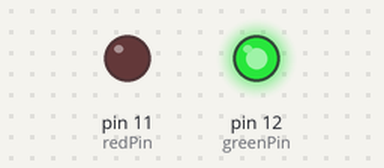
A sketch run on a simulated Arduino Uno, built with avr-gcc and run on an emulated ATmega328P. Parts: output pins drawn as LEDs (lit = HIGH). What the sketch prints to the serial monitor is not drawn.

Above: at 0.1 s.
Timing chart, 0 to 1.6 s (numbered marks = the images above):
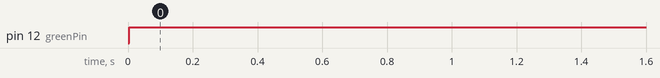

The sketch:

lesson_9.ino
```cpp
// Ohm law: V=I*R (V - voltage in volts, R - resistance in Ohms, I - current in Amps)
// On the arduino uno you can do analog writes on pins: 3,5,6,9,10,11.
// Voltage equation calculation: V * 51, where 0 is 0V and 255 is 5V.
// Source: https://www.youtube.com/watch?v=J7t338s6l1I&index=9&list=PLGs0VKk2DiYx6CMdOQR_hmJ2NbB4mZQn-

const float baudSpeed = 115200;
const int redPin = 11;
const int greenPin = 12;
const int sleepTime = 50;
const int voltToAnalog = 51;

const String tutorialName = "Lesson #9: Ohm's Law and Potentiometers with Arduino.";
const String redOn = "Red LED is on";
const String redOff = "Red LED is off";
const String greenOn = "Green LED is on";
const String greenOff = "Green LED is off";

void setup() {
  // put your setup code here, to run once:
  boardSetup(baudSpeed, tutorialName, redPin, greenPin);
}

void loop() {
  // put your main code here, to run repeatedly:
  digitalWrite(greenPin, HIGH);
}

// Setup Arduino board: set pins and serial baud speed
void boardSetup(float baudSpeed, String tutorialName, int redPin, int greenPin){

  Serial.begin(baudSpeed);
  Serial.println(tutorialName);
  pinMode(redPin, OUTPUT);
  Serial.println("Red LED is on pin " + String(redPin));
  pinMode(greenPin, OUTPUT);
  Serial.println("Green LED is on pin " + String(greenPin));
}
```

Measured:
- by itself, pin 12 (greenPin): LOW → HIGH at 0.00 s
